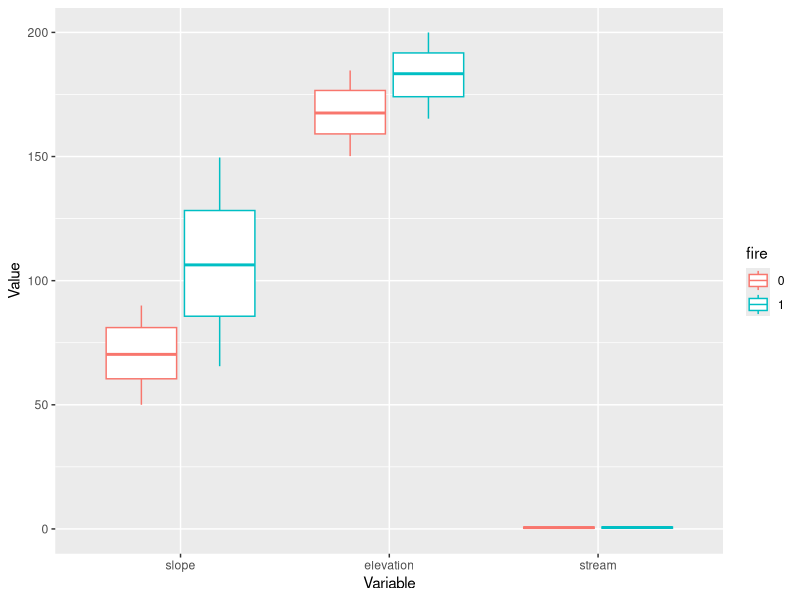
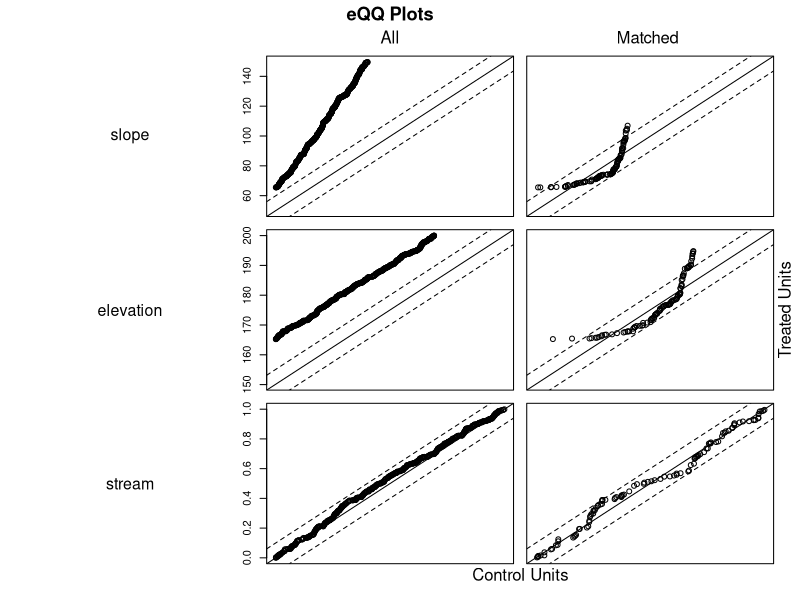

These figures' R source, in order:
## ---- chunk 1
knitr::opts_chunk$set(echo = TRUE)

### Install MatchIt if you need to
install.packages("MatchIt",
                 repos = "http://cran.us.r-project.org")

### Packages for the purposes of the quarto website (no need to download these to run the example)
install.packages(c("jsonlite", "rmarkdown"),
                 repos = "http://cran.us.r-project.org")

### Load libraries
library(tidyverse)
library(MatchIt)
## ---- chunk 2
### Function to simulate data and write it as a dataframe
simulate_data <- function(){
  
  ### Create variables in a dataframe
  
  ### Make column for observation ID
  df <- data.frame(id = seq(1,1000),
                   
                   ### Add columns for explanatory variables
                   
                   ### Add column for treatment variable
                   fire = c(rep(0,500), rep(1,500)),
                   
                   ### And the rest of the covariates
                   slope = c(runif(500, min = 50, max = 90), 
                             runif(500, min = 65, max = 150)),
                   elevation = c(runif(500, min = 150, max = 185), 
                                 runif(500, min = 165, max = 200)),
                   stream = runif(1000, min = 0, max = 1),
                   
                   ### And the error term
                   error = rnorm(1000, mean = 0, sd = 5))
  
  ### Add a slope*slope variable
  df <- df %>%
    mutate(slope2 = slope^2)
  
  ### Make column for outcome variable (species richness) 
  df <- df %>%
    mutate(species_richness = 1 + 5*fire + 0.07*slope + 0.05*elevation + 2*stream - 0.005*slope2 + error)
  return(df)
}
## ---- chunk 3
### Write a function to generate data and analyze using OLS 
ols_fun <- function(){
  
  ### Simulate the dataset
  data <- simulate_data()
  
  ### Run OLS regression
  ols <- lm(species_richness ~ fire + slope + elevation + stream, 
            data = data)
  
  ### Extract model coefficients and standard error
  fire_coeff <- coef(summary(ols))["fire", "Estimate"]
  fire_se <- coef(summary(ols))["fire", "Std. Error"]
  list <- list(fire_coeff, fire_se)
}

### Apply the function to 1000 replicates
ols_sim <- replicate(1000, ols_fun())

### Extract the model estimates
ols_fire_est <- unlist(ols_sim[1, ])

### Print mean, standard deviation, minimum, and maximum values for coefficient estimates
c(mean(ols_fire_est), sd(ols_fire_est), 
  min(ols_fire_est), max(ols_fire_est))

### Extract the standard deviations
ols_fire_sd <- unlist(ols_sim[2, ])

### Print mean, standard deviation, minimum, and maximum standard deviation of coefficient estimates
c(mean(ols_fire_sd), sd(ols_fire_sd), 
  min(ols_fire_sd), max(ols_fire_sd))
## ---- chunk 4
### Write a function to generate the data, use matching to subset the data, and run a regression on the matched data
pps_fun <- function(){
  
  ### Simulate the dataset
  data <- simulate_data()
  
  ### Match the data on the observed covariates
  match <- matchit(fire ~ slope + 
                     elevation + 
                     stream, 
                   
                   ### set method to use for matching
                   method = "nearest", 
                   
                   ### tell it what data source to draw matches from
                   data = data, 
                   
                   ### tell it to use logistic regression for the matching
                   distance = "glm", 
                   link = "probit",
                   
                   ### specify which order to draw potential points from the full dataset
                   m.order = "random",
                   
                   ### set a maximum distance for the matches
                   caliper = 0.10)
  
  ### Extract the matched data from the full dataset
  matched_data = match.data(match)
  
  ### Run OLS on the matched dataset
  ols <- lm(species_richness ~ fire + slope + 
              elevation + stream, 
            data = matched_data)
  
  ### Extract model coefficients
  fire_coeff <- coef(summary(ols))["fire", "Estimate"]
  fire_se <- coef(summary(ols))["fire", "Std. Error"]
  list <- list(fire_coeff, fire_se) 
}

### Apply the function to 1000 replicates
pps_sim <- replicate(1000, pps_fun())

### Extract the model estimates
pps_fire_est <- unlist(pps_sim[1,])

### Print mean, standard deviation, minimum, and maximum values for coefficient estimates
c(mean(pps_fire_est), sd(pps_fire_est), 
  min(pps_fire_est), max(pps_fire_est))

### Extract the standard deviations
pps_fire_sd <- unlist(pps_sim[2,])

### Print mean, standard deviation, minimum, and maximum standard deviation of coefficient estimates
c(mean(pps_fire_sd), sd(pps_fire_sd), 
  min(pps_fire_sd), max(pps_fire_sd))
## ---- chunk 5
### Simulate a dataset
data_for_match <- simulate_data()

### Make fire a factor variable
data_for_match <- data_for_match %>%
  mutate_at(vars(fire), 
            funs(factor))

### Take a look at the balance of the covariates before matching
data_for_match %>%
  dplyr::select(id, fire, slope, elevation, stream) %>%
  gather(variable, value, slope:stream, factor_key = TRUE) %>%
  ggplot(aes(x = variable, y = value, color = fire)) +
  geom_boxplot() +
  xlab("Variable") + ylab("Value")
### fires: 0 = unburned, 1 = burned

### You can also look at it in table form
covariate_summ <- data_for_match %>%
  group_by(fire) %>%
  summarise(slope_mean = mean(slope),
            slope_sd = sd(slope),
            elevation_mean = mean(elevation),
            elevation_sd = sd(elevation),
            stream_mean = mean(stream),
            stream_sd = sd(stream))
## ---- chunk 6
### Match the data on the observed covariates
match <- matchit(fire ~ slope + 
                   elevation + 
                   stream, 
                 
                 ### set method to use for matching
                 method = "nearest", 
                 
                 ### tell it what data source to draw matches from
                 data = data_for_match, 
                 
                 ### tell it to use logistic regression for the matching
                 distance = "glm", 
                 link = "probit",
                 
                 ### specify which order to draw potential points from the full dataset
                 m.order = "random",
                 
                 ### set a maximum distance for the matches
                 caliper = 0.10)

### Take a look at the quality of the matches
match_quality <- summary(match, 
                         standardize = TRUE)

### Let's see how many points were matched
match_quality_nn <- as.data.frame(match_quality$nn)

### Let's look at the pre-match covariate balance
match_quality_unmatched <- as.data.frame(match_quality$sum.all)

### What does the covariate balance look like after matching?
match_quality_summary <- as.data.frame(match_quality$sum.matched)
### Ideally, you want the standardized mean differences in the matched dataset to be < 0.25 (reference: Schleicher et al. 2020. Statistical matching for conservation science. Conserv. Biol. 34:538–549. https://doi.org/10.1111/cobi.13448).

### You can also look at the amount of bias reduction achieved through matching
match_quality_reduction <- as.data.frame(match_quality$reduction)

### You can also use a fun interactive command to visualize the pre- and post-match covariate spread
plot(match, interactive = FALSE)
